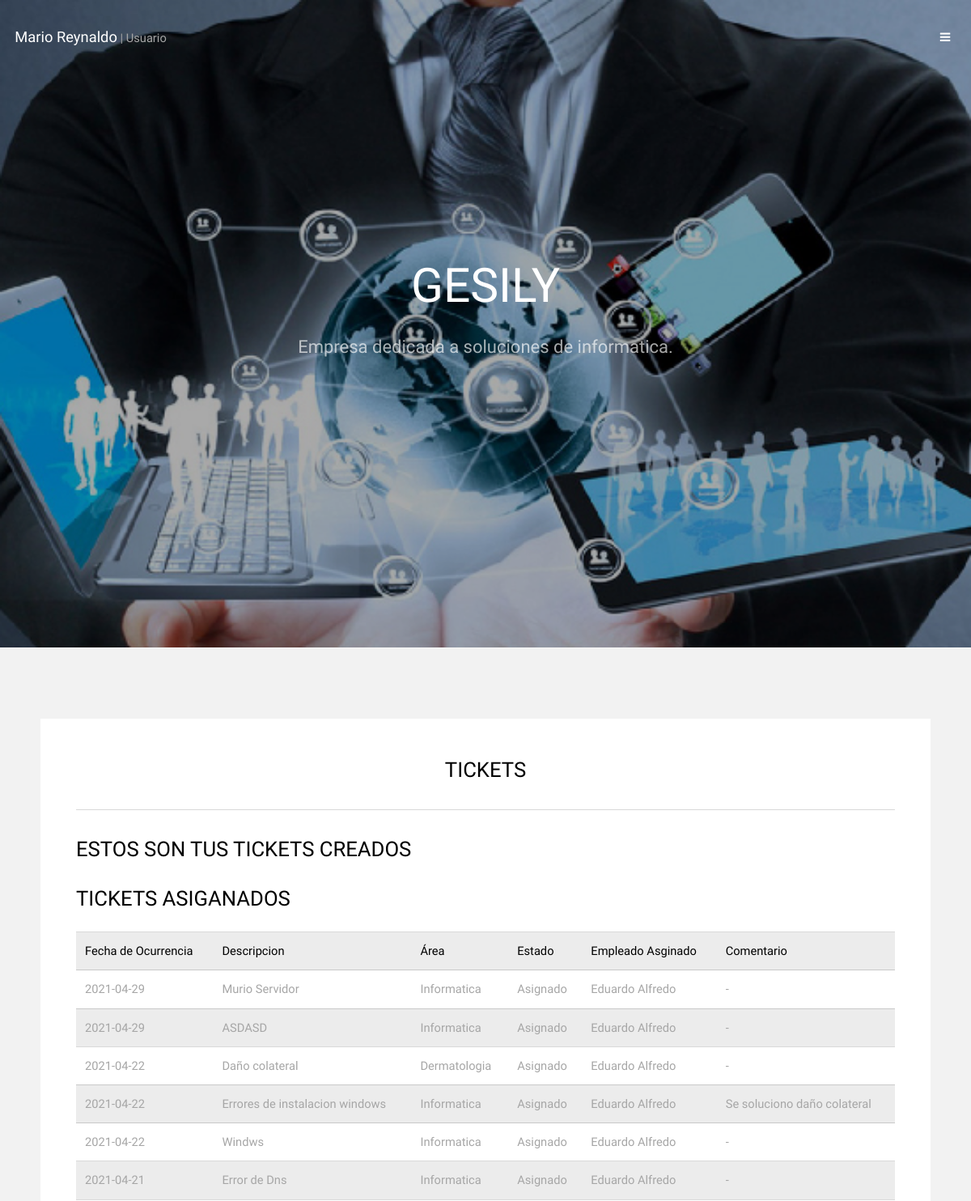
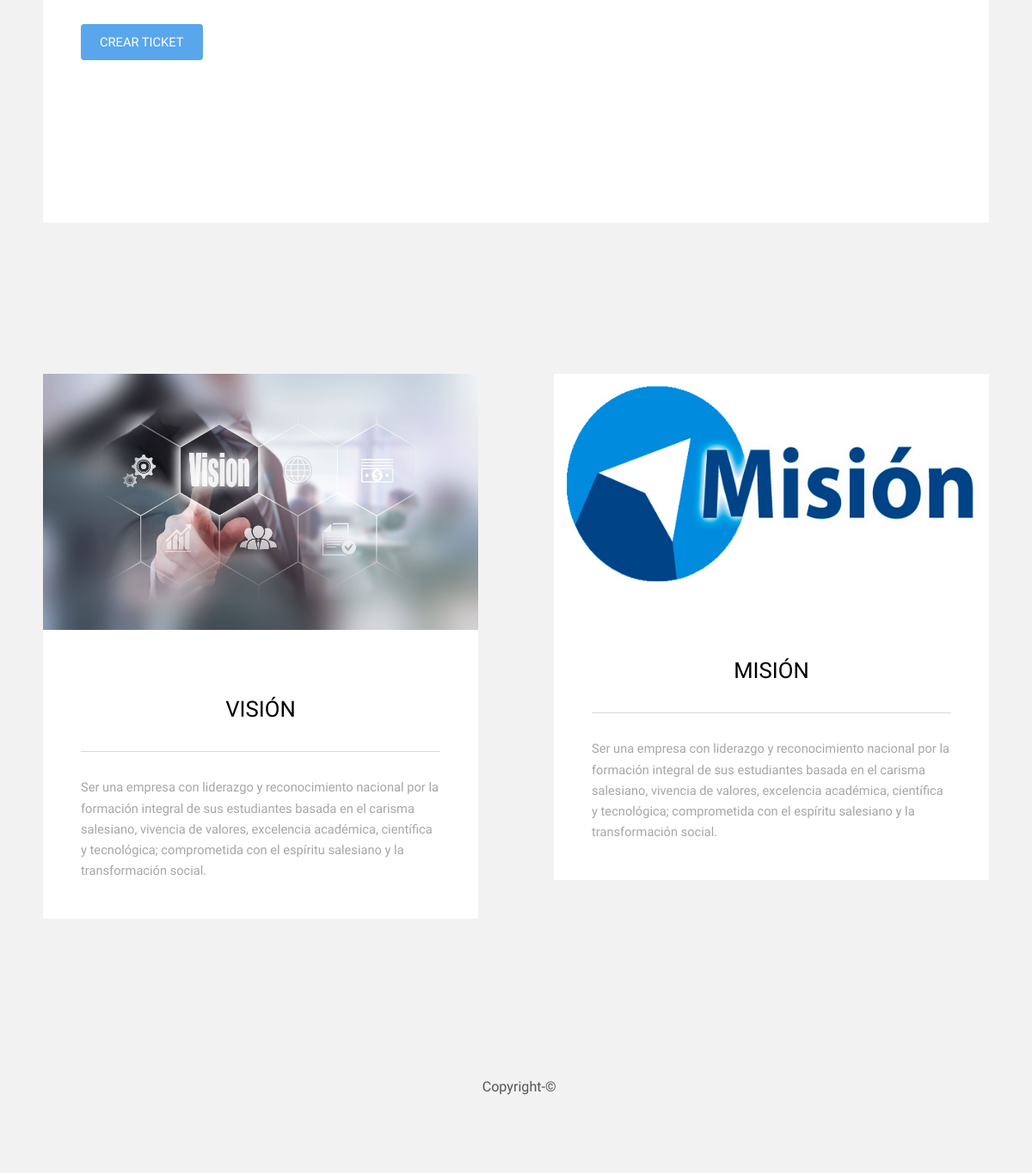
The app's page /inicio.php (signed in) with its own data (2 pictures, top to bottom).
### tables this page shows
CREATE TABLE `user` (
  `id` int(11) NOT NULL,
  `fullname` varchar(500) NOT NULL,
  `username` varchar(100) NOT NULL,
  `email` varchar(255) NOT NULL,
  `password` varchar(255) NOT NULL,
  `privilegio` int(4) NOT NULL,
  `created_at` datetime NOT NULL
);

CREATE TABLE `tickets` (
  `idcliente` int(11) NOT NULL,
  `username` text NOT NULL,
  `idticket` int(100) NOT NULL,
  `fecha` date NOT NULL,
  `descripcion` text NOT NULL,
  `area` text NOT NULL,
  `comentario` text NOT NULL,
  `estado` text NOT NULL,
  `naemple` text NOT NULL,
  `idemple` int(11) NOT NULL
);

### inicio.php (the view, shortened to what this page needs)
<?php
	$con=mysqli_connect('localhost','root','','ceapr');
?>
<!DOCTYPE HTML>
<html>
	<head>
		<link rel="stylesheet" href="perfil/css/main.css" />
	</head>
	<body>
			<header id="header" class="alt">
				<div class="logo">
                 <?php
	               $sql="SELECT id, username from user  where id =". $_SESSION['id'];
                        $result=mysqli_query($con,$sql);
		                  while($mostrar=mysqli_fetch_array($result)){
                            ?>
                    <a href="inicio.php"><?php echo $mostrar['username'] ?></a>
                    	       <?php
	                               }
                                    ?>
                                    <?php
                    if (isset($_SESSION['id'])) {
                        if($_SESSION['privilegio'] == 4 ) {
                            echo "| Usuario";
                            }
                    }
                            ?>
                    </div>
				<a href="#menu" class="toggle"><span>Menu</span></a>
			</header>
			<section id="banner" data-video="images/banner">
				<div class="inner">
					<h1>GESILY</h1>
					<p>Empresa dedicada a soluciones de informatica.</p>
				</div>
			</section>
		<section id="one" class="wrapper style2">
				<div class="inner">
						<div class="box">
							<div class="content">
								<header class="align-center">
									<h2 id="act">Tickets</h2>
								</header>
								<hr />
								<?php  if ($_SESSION['privilegio'] == 4 )  echo '<h2>Estos son tus tickets creados</h2>'?>
<table border="1" id="actividades">
		<tr style="color: black">
			<td colspan="1">Fecha de Ocurrencia</td>
			<td colspan="1">Descripcion</td>
			<td colspan="1">Área</td>
			<td colspan="1">Estado</td>
			<td colspan="1">Empleado Asginado</td>
			<td colspan="1">Comentario</td>
		</tr>
		<?php
		if ($_SESSION['privilegio'] == 4){
        $com = $_SESSION['id'];
		$siri = $con -> query("Select * from tickets where idcliente = $com order by fecha desc limit 6");
        $rows = mysqli_num_rows($siri);
    	if($rows >0){
        while($row = mysqli_fetch_array($siri)){
            echo "<tr>";
            echo "<td>"; echo $row['fecha']; echo "</td>";
            echo "<td>"; echo $row['descripcion']; echo "</td>";
			echo "<td>"; echo $row['area']; echo "</td>";
			echo "<td>"; echo $row['estado']; echo "</td>";
			echo "<td>"; echo $row['naemple']; echo "</td>";
            echo "<td>"; echo $row['comentario']; echo "</td>";
        }
		if ($_SESSION['privilegio'] == 4 )  echo '<h2>Tickets asiganados</h2>';
    }
}
		?>
	</table>
        <?php
		if($_SESSION['privilegio'] == 4){
			echo'<a href="ticket.php?id='.'" class="button special scrolly">Crear Ticket</a>  ';
	}?>
	<br> <br> <br><br><br><br><br>
</div>
							</div>
						</div>
			</section>
    			<section id="three" class="wrapper style2">
				<div class="inner">
					<div class="grid-style">
                        				<div>
							<div class="box">
								<div class="image fit">
								<img src="images/vision-exercise-1.jpg" alt="" />
								</div>
								<div class="content">
									<header class="align-center">
										<h2>Visión</h2>
									</header>
									<hr />
									<p> Ser una empresa con liderazgo y reconocimiento nacional por la formación integral de sus estudiantes basada en el carisma salesiano, vivencia de valores, excelencia académica, científica y tecnológica; comprometida con el espíritu salesiano y la transformación social.</p>
								</div>
							</div>
						</div>
						<div>
							<div class="box">
								<div class="image fit">
								<img src="images/mision-y-vision.jpg" />
								</div>
								<div class="content">
									<header class="align-center">
										<h2>Misión</h2>
									</header>
									<hr />
									<p>Ser una empresa con liderazgo y reconocimiento nacional por la formación integral de sus estudiantes basada en el carisma salesiano, vivencia de valores, excelencia académica, científica y tecnológica; comprometida con el espíritu salesiano y la transformación social.</p>
								</div>
							</div>
						</div>
					</div>
				</div>
			</section>
			<div id="footer">
					<ul class="copyright">
						<h4><li>Copyright-©</li></h4>
					</ul>
			</div>
	</body>
</html>

### records on screen
user: username "Mario Reynaldo"
tickets: fecha "2021-04-29", descripcion "Murio Servidor", area "Informatica", estado "Asignado", naemple "Eduardo Alfredo", comentario "-"
tickets: fecha "2021-04-29", descripcion "ASDASD", area "Informatica", estado "Asignado", naemple "Eduardo Alfredo", comentario "-"
tickets: fecha "2021-04-22", descripcion "Daño colateral", area "Dermatologia", estado "Asignado", naemple "Eduardo Alfredo", comentario "-"
tickets: fecha "2021-04-22", descripcion "Errores de instalacion windows", area "Informatica", estado "Asignado", naemple "Eduardo Alfredo", comentario "Se soluciono daño colateral"
tickets: fecha "2021-04-22", descripcion "Windws", area "Informatica", estado "Asignado", naemple "Eduardo Alfredo", comentario "-"
tickets: fecha "2021-04-21", descripcion "Error de Dns", area "Informatica", estado "Asignado", naemple "Eduardo Alfredo", comentario "-"
